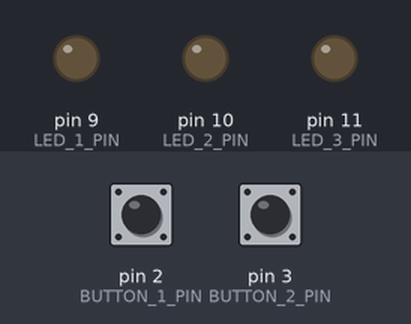
A sketch run on a simulated Arduino Uno, built with avr-gcc and run on an emulated ATmega328P. Shown: output pins drawn as LEDs (lit = HIGH). The inputs (shaded band) are chosen by the test bench; at power-on: pin 2 (BUTTON_1_PIN) LOW, pin 3 (BUTTON_2_PIN) LOW.

Above: at 0.8 s.
0.9 s: pin 2 (BUTTON_1_PIN) pulled HIGH for 0.15 s
At 1.2 s:
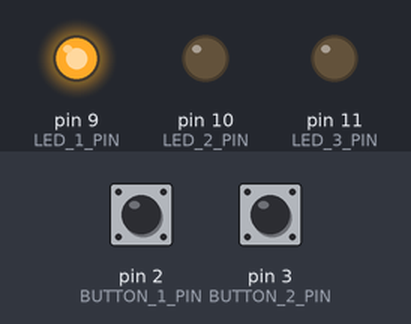
2.5 s: pin 3 (BUTTON_2_PIN) pulled HIGH for 0.15 s
At 3.2 s:
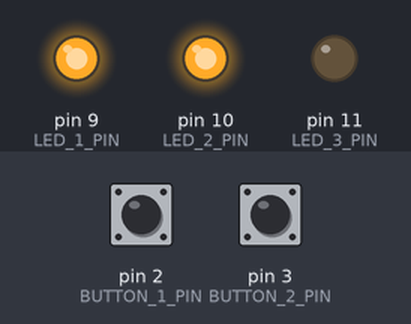
4.1 s: pin 2 (BUTTON_1_PIN) pulled HIGH for 1 s
At 4.9 s:
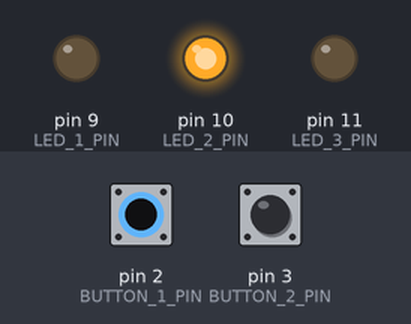
6.6 s: pin 2 (BUTTON_1_PIN) pulled HIGH for 3.2 s
At 8.0 s:
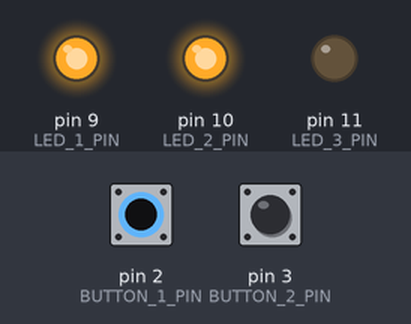
11.3 s: pin 3 (BUTTON_2_PIN) pulled HIGH for 1 s
At 13.5 s:
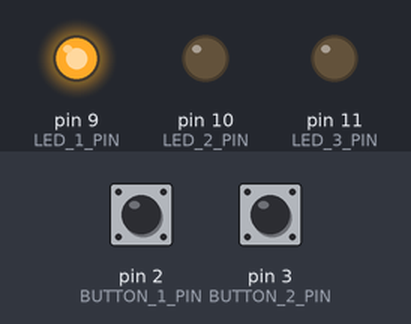
Timing chart, 0 to 14.8 s (numbered marks = the images above; inputs shaded):
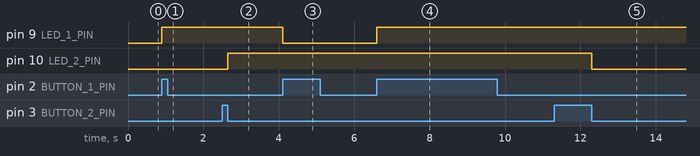

Measured:
- after the input at 0.9 s, pin 9 (LED_1_PIN): LOW → HIGH at once
- after the input at 2.5 s, pin 10 (LED_2_PIN): LOW → HIGH after 0.15 s
- after the input at 4.1 s, pin 9 (LED_1_PIN): HIGH → LOW at once
- after the input at 6.6 s, pin 9 (LED_1_PIN): LOW → HIGH at once
- after the input at 11.3 s, pin 10 (LED_2_PIN): HIGH → LOW after 1.0 s

The sketch:

styki5.ino
```cpp
#include <avr/io.h>
#include <util/delay.h>

#define LED_1_DDR DDRB
#define LED_2_DDR DDRB
#define LED_3_DDR DDRB
#define BUTTON_1_DDR DDRD
#define BUTTON_2_DDR DDRD

#define LED_1_PORT PORTB
#define LED_2_PORT PORTB
#define LED_3_PORT PORTB
#define BUTTON_1_PORT PORTD
#define BUTTON_2_PORT PORTD

#define LED_1_PIN PORTB1
#define LED_2_PIN PORTB2
#define LED_3_PIN PORTB3
#define BUTTON_1_PIN PORTD2
#define BUTTON_2_PIN PORTD3

#define BUTTON_1_PINx PIND
#define BUTTON_2_PINx PIND

uint8_t key1_lock, key2_lock;

void change_led1(void) {
  LED_1_PORT ^= (1<<LED_1_PIN);
}
void change_led2(void) {
  LED_2_PORT ^= (1<<LED_2_PIN);
}

void key_press(uint8_t *klock, volatile uint8_t *KPIN, uint8_t key_mask, void (*kfun)(void));
void key_push_up(uint8_t *klock, volatile uint8_t *KPIN, uint8_t key_mask, void (*kfun)(void));

int main(void) {

  LED_1_DDR |= (1<<LED_1_PIN);  // DDRB |= (1<<PORTB1)
  LED_2_DDR |= (1<<LED_2_PIN);  // makes 9,10,11 pins as Output
  LED_3_DDR |= (1<<LED_3_PIN);

  BUTTON_1_DDR &= ~(1<<BUTTON_1_PIN);  // makes 2,3 pins as Input
  BUTTON_2_DDR &= ~(1<<BUTTON_2_PIN);

  //BUTTON_1_PORT |= (1<<BUTTON_1_PIN);  // pull-up (not necessary)
  //BUTTON_2_PORT |= (1<<BUTTON_2_PIN);

  _delay_ms(10);

  while(1) {

    key_press(&key1_lock, &BUTTON_1_PINx, (1<<BUTTON_1_PIN), change_led1);
    key_push_up(&key2_lock, &BUTTON_2_PINx, (1<<BUTTON_2_PIN), change_led2);
  }
}

void key_press(uint8_t *klock, volatile uint8_t *KPIN, uint8_t key_mask, void (*kfun)(void)) {
  register uint8_t key_press = (*KPIN & key_mask);
  if(!*klock && key_press) {
    *klock = 1;

    if(kfun) {
      kfun();
    }
  } else if(*klock && !key_press) {
    (*klock)++;
  }
}

void key_push_up(uint8_t *klock, volatile uint8_t *KPIN, uint8_t key_mask, void (*kfun)(void)) {
  register uint8_t key_press = (*KPIN & key_mask);
  if(!*klock && key_press) {
    *klock = 1;

  } else if(*klock && !key_press) {
    if(!++*klock) {
      if(kfun) {
        kfun();
      }
    }
  }
}
```
